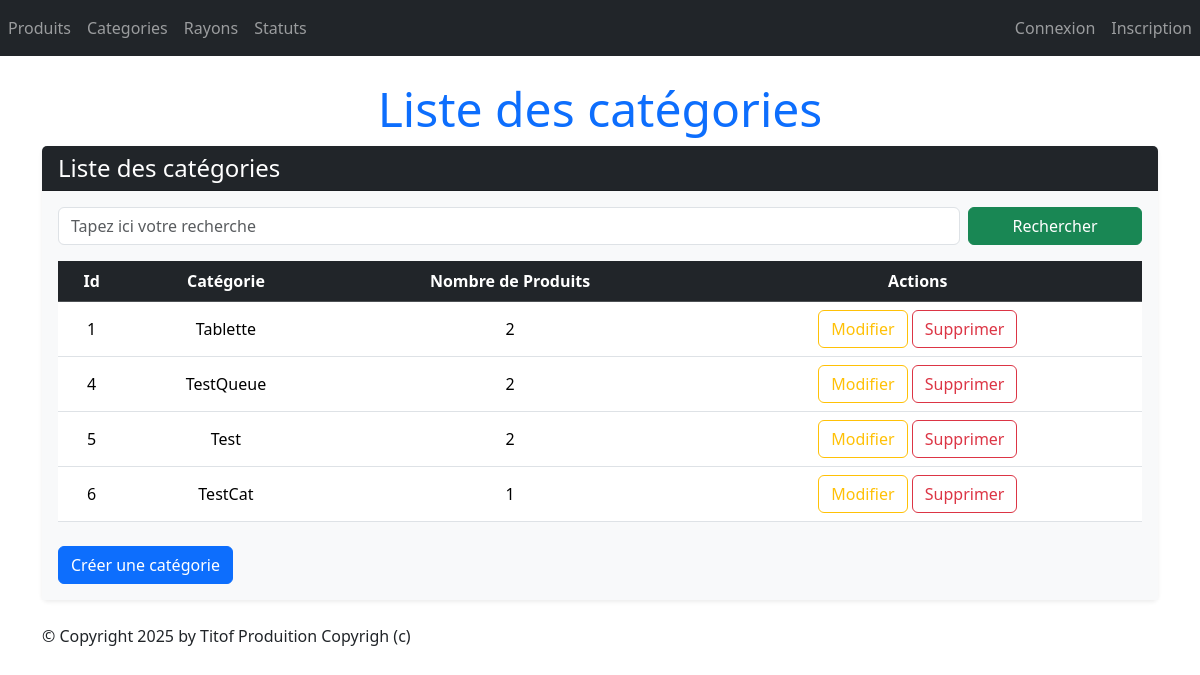
The app's page /monApp/categories/ with its own data.
### monApp/models.py (models this page shows, shortened)
class Categorie(models.Model):
    idCat = models.AutoField(primary_key=True)
    nomCat = models.CharField(max_length=100)

### monApp/views.py (the view)
# urls.py: path("categories/", views.CategorieListView.as_view(), name="lst_categories"),
class CategorieListView(ListView):
    model = Categorie
    template_name = "monApp/Read/list/categories.html"
    context_object_name = "categories"
    def get_queryset(self):
        query = self.request.GET.get('search')
        if query:
            return Categorie.objects.filter(nomCat__icontains=query).annotate(nb_produits=Count('produits_categorie'))
        return Categorie.objects.annotate(nb_produits=Count('produits_categorie'))
    def get_context_data(self, **kwargs):
        context = super(CategorieListView, self).get_context_data(**kwargs)
        context['titremenu'] = "Liste des catégories"
        return context

### monApp/templates/monApp/Read/list/categories.html (shortened to what this page needs)
{% extends 'monApp/base.html' %}
{% block menu %}
    <h1 class="display-5 text-center text-primary">{{ titremenu }}</h1>
{% endblock %}
{% block contenu %}
<div class="card shadow-sm border-0 mb-4">
    <div class="card-header bg-dark text-white">
        <h4 class="mb-0">Liste des catégories</h4>
    </div>
    <div class="card-body bg-light">
        <form method="GET" action="" class="mb-3 row g-2">
            <div class="col-md-10">
                <input class="form-control" type="text" name="search" placeholder="Tapez ici votre recherche"
                       value="{{ request.GET.search }}">
            </div>
            <div class="col-md-2">
                <button type="submit" class="btn btn-success w-100">Rechercher</button>
            </div>
        </form>
        <div class="table-responsive">
            <table class="table table-hover align-middle">
                <thead class="table-dark text-center">
                    <tr>
                        <th>Id</th>
                        <th>Catégorie</th>
                        <th>Nombre de Produits</th>
                        <th>Actions</th>
                    </tr>
                </thead>
                <tbody>
                    {% for categorie in categories %}
                    <tr class="text-center">
                        <td onclick="window.location.href='{% url 'dtl_categorie' categorie.idCat %}';" style="cursor:pointer;">{{ categorie.idCat }}</td>
                        <td onclick="window.location.href='{% url 'dtl_categorie' categorie.idCat %}';" style="cursor:pointer;">{{ categorie.nomCat }}</td>
                        <td onclick="window.location.href='{% url 'dtl_categorie' categorie.idCat %}';" style="cursor:pointer;">{{ categorie.nb_produits }}</td>
                        <td>
                            <button onclick="window.location.href='{% url 'categorie_chng' categorie.idCat %}';" class="btn btn-outline-warning" title="Modifier">
                                 Modifier
                            </button>
                            <button onclick="window.location.href='{% url 'dlt_categorie' categorie.idCat %}';" class="btn btn-outline-danger" title="Supprimer">
                                 Supprimer
                            </button>
                        </td>
                    </tr>
                    {% empty %}
                    <tr>
                        <td colspan="4" class="text-muted text-center">Aucune catégorie trouvée.</td>
                    </tr>
                    {% endfor %}
                </tbody>
            </table>
        </div>
        <button onclick="window.location.href='{% url 'crt_categorie' %}';" class="btn btn-primary mt-2">Créer une catégorie</button>
    </div>
</div>
{% endblock %}

### static/styles.css (style rules this page uses)
h1 { color: red; }

### records on screen
Categorie: idCat "1", nomCat "Tablette", nb_produits "2"
Categorie: idCat "4", nomCat "TestQueue", nb_produits "2"
Categorie: idCat "5", nomCat "Test", nb_produits "2"
Categorie: idCat "6", nomCat "TestCat", nb_produits "1"

### other values on screen
{{ titremenu }} "Liste des catégories"
